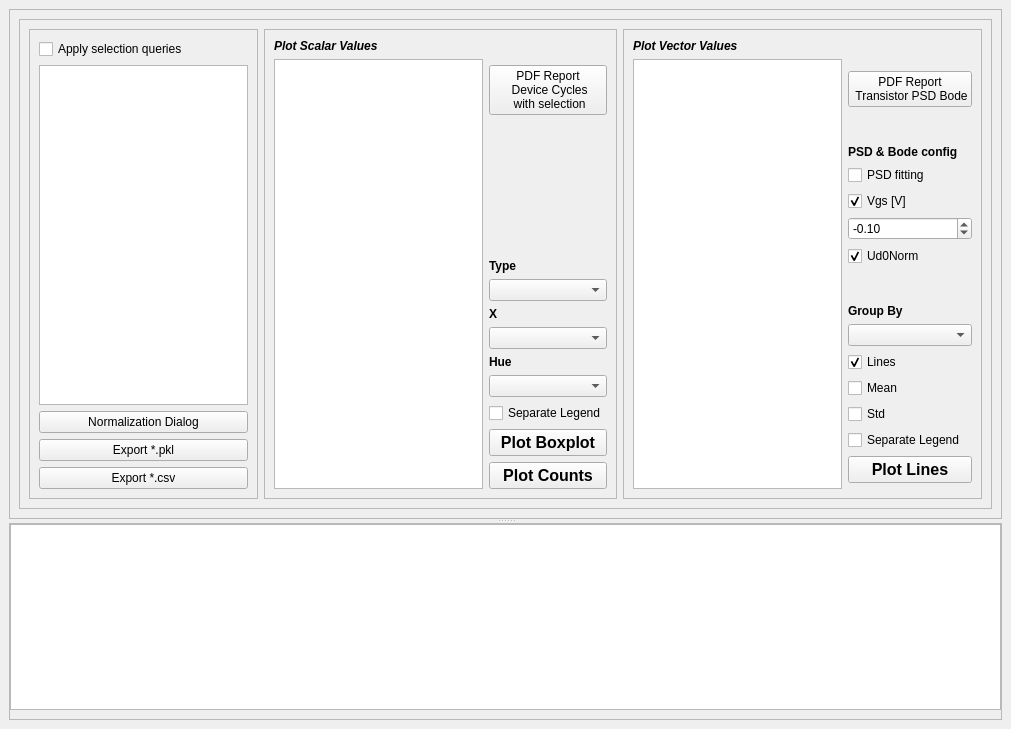
<?xml version="1.0" encoding="UTF-8"?>
<ui version="4.0">
 <class>FitCheck</class>
 <widget class="QMainWindow" name="FitCheck">
  <property name="geometry">
   <rect>
    <x>0</x>
    <y>0</y>
    <width>1011</width>
    <height>729</height>
   </rect>
  </property>
  <property name="font">
   <font>
    <weight>50</weight>
    <bold>false</bold>
   </font>
  </property>
  <property name="windowTitle">
   <string>MainWindow</string>
  </property>
  <widget class="QWidget" name="centralwidget">
   <layout class="QGridLayout" name="gridLayout_8">
    <item row="0" column="0">
     <widget class="QSplitter" name="splitter">
      <property name="orientation">
       <enum>Qt::Vertical</enum>
      </property>
      <widget class="QFrame" name="frame_6">
       <property name="frameShape">
        <enum>QFrame::StyledPanel</enum>
       </property>
       <property name="frameShadow">
        <enum>QFrame::Raised</enum>
       </property>
       <layout class="QHBoxLayout" name="horizontalLayout_2">
        <item>
         <widget class="QFrame" name="frame">
          <property name="frameShape">
           <enum>QFrame::StyledPanel</enum>
          </property>
          <property name="frameShadow">
           <enum>QFrame::Raised</enum>
          </property>
          <layout class="QHBoxLayout" name="horizontalLayout">
           <item>
            <widget class="QFrame" name="frame_7">
             <property name="frameShape">
              <enum>QFrame::StyledPanel</enum>
             </property>
             <property name="frameShadow">
              <enum>QFrame::Raised</enum>
             </property>
             <layout class="QVBoxLayout" name="verticalLayout_2">
              <item>
               <widget class="QCheckBox" name="ChckQueries">
                <property name="text">
                 <string>Apply selection queries</string>
                </property>
               </widget>
              </item>
              <item>
               <widget class="QTextEdit" name="TxtSelQueries">
                <property name="acceptRichText">
                 <bool>true</bool>
                </property>
               </widget>
              </item>
              <item>
               <widget class="QPushButton" name="ButNorm">
                <property name="text">
                 <string>Normalization Dialog</string>
                </property>
               </widget>
              </item>
              <item>
               <widget class="QPushButton" name="ButExportPkl">
                <property name="text">
                 <string>Export *.pkl</string>
                </property>
               </widget>
              </item>
              <item>
               <widget class="QPushButton" name="ButExportCSV">
                <property name="text">
                 <string>Export *.csv</string>
                </property>
               </widget>
              </item>
             </layout>
            </widget>
           </item>
           <item>
            <widget class="QFrame" name="frame_3">
             <property name="frameShape">
              <enum>QFrame::StyledPanel</enum>
             </property>
             <property name="frameShadow">
              <enum>QFrame::Raised</enum>
             </property>
             <layout class="QGridLayout" name="gridLayout">
              <item row="12" column="2">
               <widget class="QPushButton" name="ButBoxPlot">
                <property name="font">
                 <font>
                  <pointsize>12</pointsize>
                  <weight>75</weight>
                  <bold>true</bold>
                 </font>
                </property>
                <property name="text">
                 <string>Plot Boxplot</string>
                </property>
               </widget>
              </item>
              <item row="2" column="0" rowspan="12">
               <widget class="QListWidget" name="LstBoxYPars">
                <property name="selectionMode">
                 <enum>QAbstractItemView::ExtendedSelection</enum>
                </property>
                <property name="layoutMode">
                 <enum>QListView::SinglePass</enum>
                </property>
                <property name="viewMode">
                 <enum>QListView::ListMode</enum>
                </property>
               </widget>
              </item>
              <item row="7" column="2">
               <widget class="QLabel" name="label">
                <property name="font">
                 <font>
                  <weight>75</weight>
                  <italic>false</italic>
                  <bold>true</bold>
                 </font>
                </property>
                <property name="text">
                 <string>X</string>
                </property>
               </widget>
              </item>
              <item row="8" column="2">
               <widget class="QComboBox" name="CmbBoxX"/>
              </item>
              <item row="3" column="2">
               <widget class="QPushButton" name="ButRepDevice">
                <property name="text">
                 <string>PDF Report  
 Device Cycles 
 with selection</string>
                </property>
               </widget>
              </item>
              <item row="5" column="2">
               <widget class="QLabel" name="label_4">
                <property name="font">
                 <font>
                  <weight>75</weight>
                  <italic>false</italic>
                  <bold>true</bold>
                 </font>
                </property>
                <property name="text">
                 <string>Type</string>
                </property>
               </widget>
              </item>
              <item row="0" column="0">
               <widget class="QLabel" name="label_5">
                <property name="font">
                 <font>
                  <weight>75</weight>
                  <italic>true</italic>
                  <bold>true</bold>
                 </font>
                </property>
                <property name="text">
                 <string>Plot Scalar Values</string>
                </property>
               </widget>
              </item>
              <item row="6" column="2">
               <widget class="QComboBox" name="CmbBoxType"/>
              </item>
              <item row="9" column="2">
               <widget class="QLabel" name="label_3">
                <property name="font">
                 <font>
                  <weight>75</weight>
                  <italic>false</italic>
                  <bold>true</bold>
                 </font>
                </property>
                <property name="text">
                 <string>Hue</string>
                </property>
               </widget>
              </item>
              <item row="4" column="2">
               <spacer name="verticalSpacer">
                <property name="orientation">
                 <enum>Qt::Vertical</enum>
                </property>
                <property name="sizeHint" stdset="0">
                 <size>
                  <width>20</width>
                  <height>40</height>
                 </size>
                </property>
               </spacer>
              </item>
              <item row="10" column="2">
               <widget class="QComboBox" name="CmbBoxHue"/>
              </item>
              <item row="11" column="2">
               <widget class="QCheckBox" name="CheckBoxLegend">
                <property name="text">
                 <string>Separate Legend</string>
                </property>
               </widget>
              </item>
              <item row="13" column="2">
               <widget class="QPushButton" name="ButPlotCount">
                <property name="font">
                 <font>
                  <pointsize>12</pointsize>
                  <weight>75</weight>
                  <bold>true</bold>
                 </font>
                </property>
                <property name="text">
                 <string>Plot Counts</string>
                </property>
               </widget>
              </item>
             </layout>
            </widget>
           </item>
           <item>
            <widget class="QFrame" name="frame_2">
             <property name="frameShape">
              <enum>QFrame::StyledPanel</enum>
             </property>
             <property name="frameShadow">
              <enum>QFrame::Raised</enum>
             </property>
             <layout class="QGridLayout" name="gridLayout_2">
              <item row="6" column="1">
               <widget class="QLabel" name="label_7">
                <property name="font">
                 <font>
                  <weight>75</weight>
                  <italic>false</italic>
                  <bold>true</bold>
                 </font>
                </property>
                <property name="text">
                 <string>PSD &amp; Bode config</string>
                </property>
                <property name="alignment">
                 <set>Qt::AlignBottom|Qt::AlignLeading|Qt::AlignLeft</set>
                </property>
               </widget>
              </item>
              <item row="11" column="1">
               <spacer name="verticalSpacer_2">
                <property name="orientation">
                 <enum>Qt::Vertical</enum>
                </property>
                <property name="sizeHint" stdset="0">
                 <size>
                  <width>20</width>
                  <height>40</height>
                 </size>
                </property>
               </spacer>
              </item>
              <item row="12" column="1">
               <widget class="QLabel" name="label_2">
                <property name="font">
                 <font>
                  <weight>75</weight>
                  <italic>false</italic>
                  <bold>true</bold>
                 </font>
                </property>
                <property name="text">
                 <string>Group By</string>
                </property>
                <property name="alignment">
                 <set>Qt::AlignBottom|Qt::AlignLeading|Qt::AlignLeft</set>
                </property>
               </widget>
              </item>
              <item row="9" column="1">
               <widget class="QDoubleSpinBox" name="DouVgs">
                <property name="minimum">
                 <double>-1.000000000000000</double>
                </property>
                <property name="maximum">
                 <double>1.000000000000000</double>
                </property>
                <property name="singleStep">
                 <double>5.000000000000000</double>
                </property>
                <property name="value">
                 <double>-0.100000000000000</double>
                </property>
               </widget>
              </item>
              <item row="7" column="1">
               <widget class="QCheckBox" name="CheckPDFFit">
                <property name="text">
                 <string>PSD fitting</string>
                </property>
               </widget>
              </item>
              <item row="17" column="1">
               <widget class="QCheckBox" name="CheckVectLegend">
                <property name="text">
                 <string>Separate Legend</string>
                </property>
               </widget>
              </item>
              <item row="15" column="1">
               <widget class="QCheckBox" name="CheckLinesMean">
                <property name="text">
                 <string>Mean</string>
                </property>
               </widget>
              </item>
              <item row="4" column="1">
               <widget class="QPushButton" name="ButRepPSDBode">
                <property name="text">
                 <string>PDF Report  
 Transistor PSD Bode</string>
                </property>
               </widget>
              </item>
              <item row="14" column="1">
               <widget class="QCheckBox" name="CheckLines">
                <property name="text">
                 <string>Lines</string>
                </property>
                <property name="checked">
                 <bool>true</bool>
                </property>
               </widget>
              </item>
              <item row="5" column="1">
               <spacer name="verticalSpacer_3">
                <property name="orientation">
                 <enum>Qt::Vertical</enum>
                </property>
                <property name="sizeHint" stdset="0">
                 <size>
                  <width>20</width>
                  <height>40</height>
                 </size>
                </property>
               </spacer>
              </item>
              <item row="8" column="1">
               <widget class="QCheckBox" name="CheckPSDVgs">
                <property name="text">
                 <string>Vgs [V]</string>
                </property>
                <property name="checked">
                 <bool>true</bool>
                </property>
               </widget>
              </item>
              <item row="2" column="0" rowspan="18">
               <widget class="QListWidget" name="LstLinesPars">
                <property name="selectionMode">
                 <enum>QAbstractItemView::ExtendedSelection</enum>
                </property>
                <property name="layoutMode">
                 <enum>QListView::SinglePass</enum>
                </property>
                <property name="viewMode">
                 <enum>QListView::ListMode</enum>
                </property>
               </widget>
              </item>
              <item row="13" column="1">
               <widget class="QComboBox" name="CmbLinesGroup"/>
              </item>
              <item row="10" column="1">
               <widget class="QCheckBox" name="CheckUd0Norm">
                <property name="text">
                 <string>Ud0Norm</string>
                </property>
                <property name="checked">
                 <bool>true</bool>
                </property>
               </widget>
              </item>
              <item row="18" column="1">
               <widget class="QPushButton" name="ButPlotVect">
                <property name="font">
                 <font>
                  <pointsize>12</pointsize>
                  <weight>75</weight>
                  <bold>true</bold>
                 </font>
                </property>
                <property name="text">
                 <string>Plot Lines</string>
                </property>
               </widget>
              </item>
              <item row="0" column="0">
               <widget class="QLabel" name="label_6">
                <property name="font">
                 <font>
                  <weight>75</weight>
                  <italic>true</italic>
                  <bold>true</bold>
                 </font>
                </property>
                <property name="text">
                 <string>Plot Vector Values</string>
                </property>
               </widget>
              </item>
              <item row="16" column="1">
               <widget class="QCheckBox" name="CheckLinesStd">
                <property name="text">
                 <string>Std</string>
                </property>
               </widget>
              </item>
             </layout>
            </widget>
           </item>
          </layout>
         </widget>
        </item>
       </layout>
      </widget>
      <widget class="QFrame" name="frame_5">
       <property name="frameShape">
        <enum>QFrame::StyledPanel</enum>
       </property>
       <property name="frameShadow">
        <enum>QFrame::Raised</enum>
       </property>
       <layout class="QVBoxLayout" name="verticalLayout_11">
        <property name="spacing">
         <number>0</number>
        </property>
        <property name="leftMargin">
         <number>0</number>
        </property>
        <property name="topMargin">
         <number>0</number>
        </property>
        <property name="rightMargin">
         <number>0</number>
        </property>
        <item>
         <widget class="QTableView" name="TblData">
          <property name="minimumSize">
           <size>
            <width>250</width>
            <height>0</height>
           </size>
          </property>
          <property name="selectionMode">
           <enum>QAbstractItemView::ExtendedSelection</enum>
          </property>
          <property name="sortingEnabled">
           <bool>true</bool>
          </property>
         </widget>
        </item>
       </layout>
      </widget>
     </widget>
    </item>
   </layout>
  </widget>
 </widget>
 <resources/>
 <connections/>
</ui>
